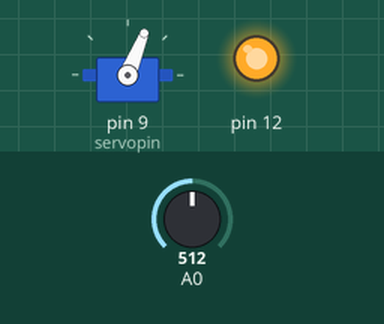
Simulated run of this sketch. Board: Arduino Uno, built with avr-gcc and run on an emulated ATmega328P. Parts: servo, output pins drawn as LEDs (lit = HIGH). Inputs (shaded band) come from the test bench; at power-on: A0 = 512.

Above: at 1.2 s.
1.3 s: A0 set to 408
2.8 s: A0 set to 376
At 3.3 s:
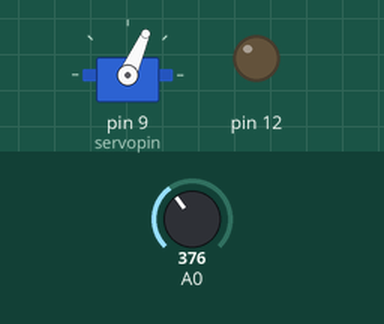
4.3 s: A0 set to 306
At 5.4 s:
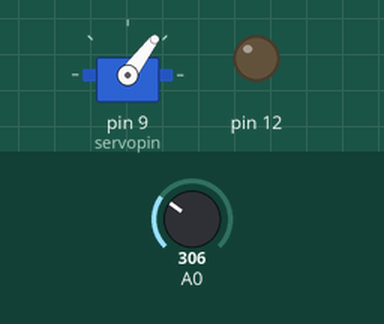
5.8 s: A0 set to 122
At 6.8 s:
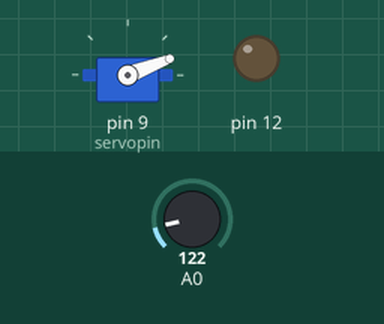
7.3 s: A0 set to 58
At 7.7 s:
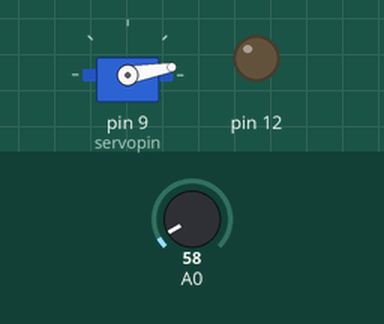
8.8 s: A0 set to 511
At 9.1 s:
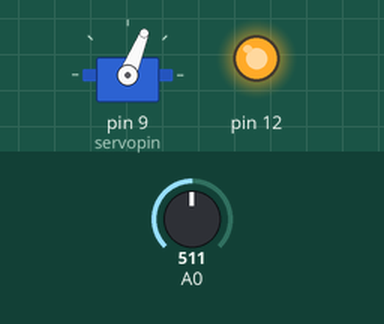
Timing chart, 0 to 11.3 s (numbered marks = the images above; inputs shaded):
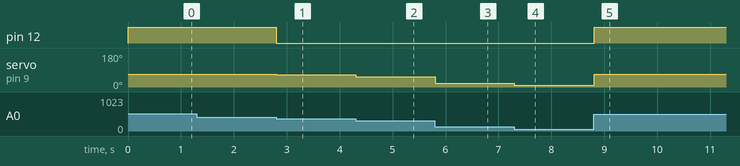

Measured:
- the behaviour switches between 393 and 392 on A0 (found by bisection; images 0 and 1)
- after the input at 1.3 s, every drawn part: stays the same
- after the input at 2.8 s, pin 12: HIGH → LOW at once; servo on pin 9 (servopin): 68° → 66° at once
- after the input at 4.3 s, servo on pin 9 (servopin): 66° → 53° at once
- after the input at 5.8 s, servo on pin 9 (servopin): 53° → 21° at once
- after the input at 7.3 s, servo on pin 9 (servopin): 21° → 10° at once
- after the input at 8.8 s, pin 12: LOW → HIGH at once; servo on pin 9 (servopin): 10° → 68° at once

The sketch:

code.ino
```cpp
#include <Servo.h>
Servo servo1;
int servopin=9;
void setup(){
  servo1.attach(servopin);
  pinMode(A0,INPUT);
  pinMode(12,OUTPUT);
}
void loop(){
  int sensorvalue = analogRead(A0);
  int angle = map(sensorvalue,0,1023,0,180);
  if(angle<=68){
    digitalWrite(12,LOW);
    servo1.write(angle);
  }
  else{
    digitalWrite(12,HIGH);
    servo1.write(68);
  }
  delay(10);
}
```
